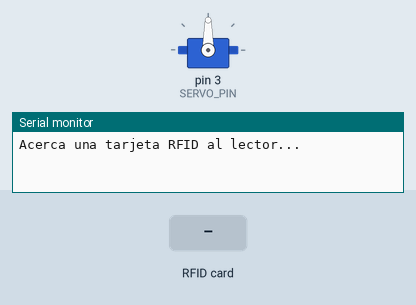
Simulated run of this sketch. Board: Arduino Uno, built with avr-gcc and run on an emulated ATmega328P. On the bench: servo, the last lines printed to the serial monitor. The test bench sets the inputs (shaded band).

Above: at 1.2 s.
1.3 s: RFID card C9 C6 84 98 held to the reader
2.8 s: RFID card F9 F5 48 B3 held to the reader
At 3.4 s:
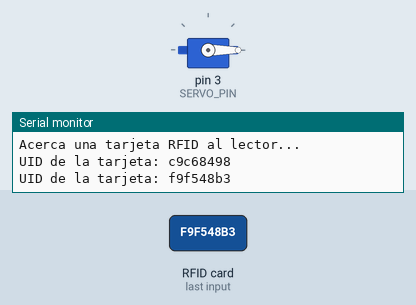
4.3 s: RFID card 5E 7A 19 C4 held to the reader
Timing chart, 0 to 7.3 s (numbered marks = the images above; inputs shaded):
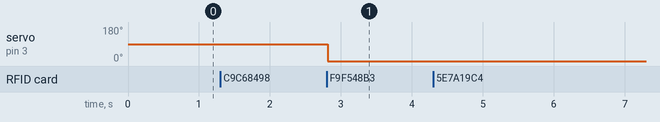

Measured:
- after the input at 2.8 s, servo on pin 3 (SERVO_PIN): 90° → 0° at once

The sketch:

RFID_Servo.ino
```cpp
#include <SPI.h>
#include <MFRC522.h>
#include <Servo.h>

#define SS_PIN 10
#define RST_PIN 9
#define SERVO_PIN 3

MFRC522 rfid(SS_PIN, RST_PIN);  // Crear instancia del lector RFID
Servo servo;                    // Crear instancia del servo
int apertura = 1;

void setup() {
  Serial.begin(9600);  // Iniciar la comunicación serial
  SPI.begin();         // Iniciar la comunicación SPI
  rfid.PCD_Init();     // Inicializar el lector RFID
  servo.attach(SERVO_PIN);  // Conectar el servo al pin 3

  Serial.println("Acerca una tarjeta RFID al lector...");
  Serial.println();
}

void loop() {
  // Verificar si se ha detectado una tarjeta RFID
  if (rfid.PICC_IsNewCardPresent() && rfid.PICC_ReadCardSerial()) {
    // Obtener el UID de la tarjeta RFID
    String uid = "";
    for (byte i = 0; i < rfid.uid.size; i++) {
      uid.concat(String(rfid.uid.uidByte[i] < 0x10 ? "0" : ""));
      uid.concat(String(rfid.uid.uidByte[i], HEX));
    }

    // Mostrar el UID en la consola
    Serial.print("UID de la tarjeta: ");
    Serial.println(uid);
    Serial.println();

    // Verificar si el UID es correcto (sustituye "AABBCCDD" por el UID correcto)
    if (uid == "c9c68498" || uid == "f9f548b3") {
      apertura += 1;
      if(apertura % 2 == 0) servo.write(90);
      else servo.write(0);
    }

    // Finalizar la lectura de la tarjeta RFID
    rfid.PICC_HaltA();
    rfid.PCD_StopCrypto1();
  }
}
```
